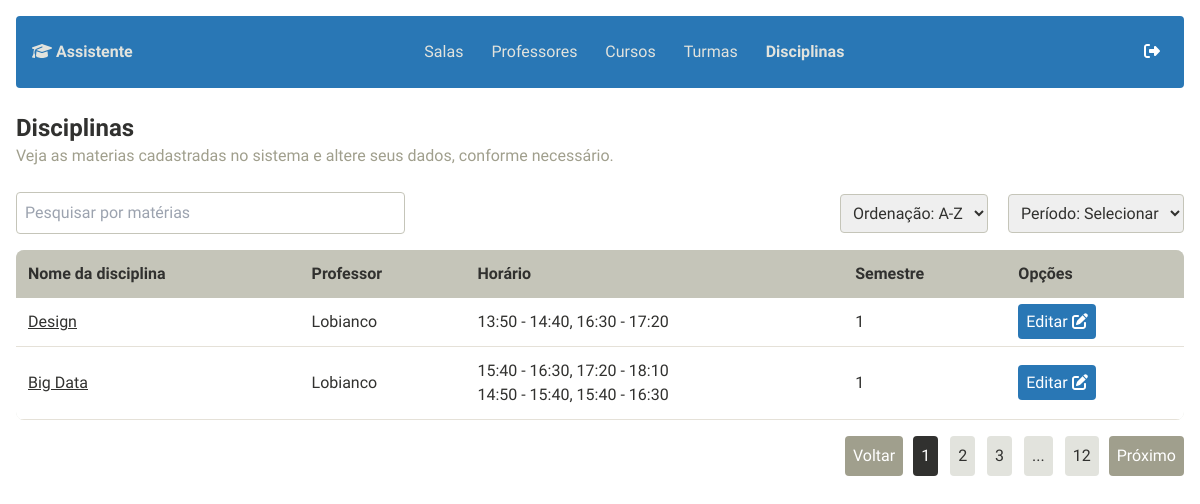
The page /materias/ on the database as committed earlier.
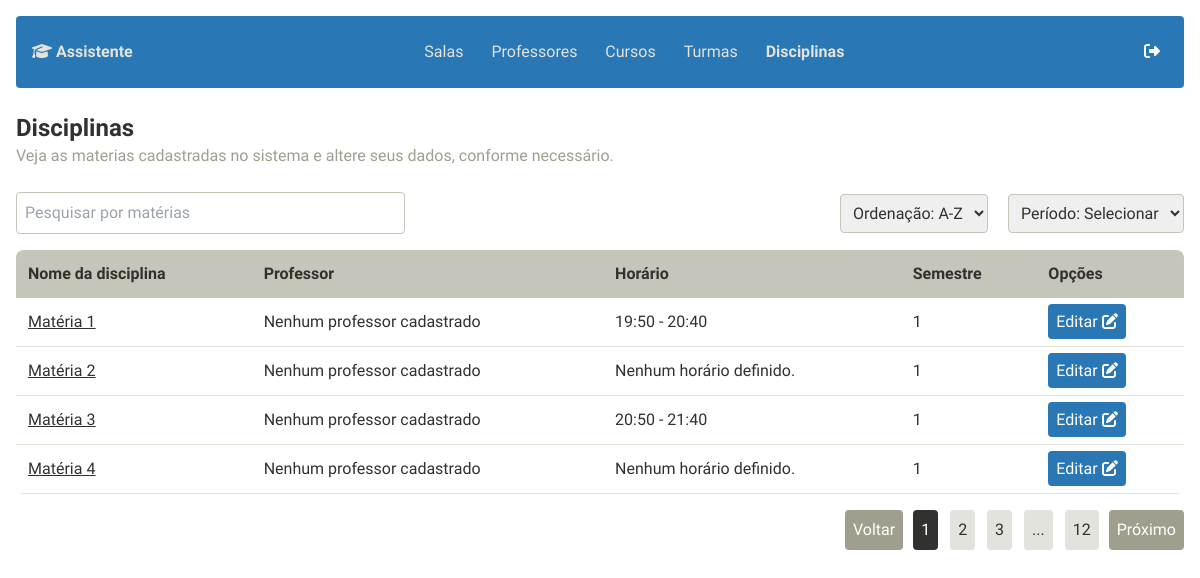
The same page on the database as committed later.
### materias/models.py (models this page shows, shortened)
class Materia(models.Model):
    nome = models.CharField(max_length=100)
    semestre = models.IntegerField(validators=[MaxValueValidator(12), MinValueValidator(1)])
    professor = models.ForeignKey(Professor, on_delete=models.CASCADE, blank=True, null=True)
    horarios_por_dia = models.JSONField(default=dict, blank=True, null=True)  # Ex: {"2": ["08:00-10:00"], "3": ["14:00-16:00"]}

### professors/models.py (models this page shows, shortened)
class Professor(models.Model):
    nome = models.CharField(max_length=100)
    email = models.EmailField(default="")
    ra = models.CharField(max_length=20, unique=True, default="")
    max_horas = models.FloatField()
    horas_atuais = models.FloatField(default=0.0)
    def __str__(self):
        return self.nome

### materias/views.py (the view)
# urls.py: path('', materia_list, name='materia_list')
def materia_list(request):
    materias = Materia.objects.all()
    return render(request, 'materias/materia_list.html', {'materias': materias})

### materias/templates/materias/materia_list.html (shortened to what the changed rows need)
<!DOCTYPE html>
<html lang="pt-BR">
  <head>
    {% include "app/custom/imports.html" %}
  </head>
  <body class="font-montserrat bg-background text-custom1">
    <div class="min-h-screen p-4">
      <div class="mb-6">
        <h1 class="text-2xl font-bold">Disciplinas</h1>
      </div>
      <table class="min-w-full bg-custom3 rounded-lg overflow-hidden">
        <thead>
          <tr class="text-left text-custom1 bg-custom5">
            <th class="p-3">Nome da disciplina</th>
            <th class="p-3">Professor</th>
            <th class="p-3">Horário</th>
            <th class="p-3">Semestre</th>
            <th class="p-3">Opções</th>
          </tr>
        </thead>
        <tbody class="bg-white">
          {% for materia in materias %}
          <tr class="border-b border-custom4 hover:bg-custom4 transition-all">
            <td class="p-3 underline">
              <a href="{% url 'materia_modelo_edit' materia.id %}"
                >{{materia.nome}}</a
              >
            </td>
            <td class="p-3">
              {% if materia.professor %}
                  {{ materia.professor }}
              {% else %}
                  Nenhum professor cadastrado
              {% endif %}
          </td>
            <td class="p-3">
              {% for dia, horarios in materia.horarios_por_dia.items %}
              <p>
                <strong>{{ dia|date:"l" }}</strong> {{ horarios|join:", " }}
              </p>
              {% empty %}
              <p>Nenhum horário definido.</p>
              {% endfor %}
            </td>
            <td class="p-3">{{ materia.semestre }}</td>
            <td class="p-3">
              <a
                href="{% url 'materia_modelo_edit' materia.id %}"
                class="bg-custom6 text-white p-2 rounded hover:bg-custom2 transition-colors"
                >Editar <i class="fa-solid fa-pen-to-square"></i
              ></a>
            </td>
          </tr>
          {% empty %}
          <tr class="border-b border-custom4">
            <td colspan="5" class="p-3 text-center text-custom2">
              Nenhuma materia cadastrada.
            </td>
          </tr>
          {% endfor %}
        </tbody>
      </table>
    </div>
  </body>
</html>

Rows that differ between the two databases and show on the page:
removed Materia: nome "Design", professor "Lobianco", horarios_por_dia "13:50 - 14:40, 16:30 - 17:20", semestre "1"
removed Materia: nome "Big Data", professor "Lobianco", horarios_por_dia "15:40 - 16:30, 17:20 - 18:10" "14:50 - 15:40, 15:40 - 16:30", semestre "1"
added Materia: nome "Matéria 1", shows "Nenhum professor cadastrado", horarios_por_dia "19:50 - 20:40", semestre "1"
added Materia: nome "Matéria 2", shows "Nenhum professor cadastrado", semestre "1"
added Materia: nome "Matéria 3", shows "Nenhum professor cadastrado", horarios_por_dia "20:50 - 21:40", semestre "1"
added Materia: nome "Matéria 4", shows "Nenhum professor cadastrado", semestre "1"
